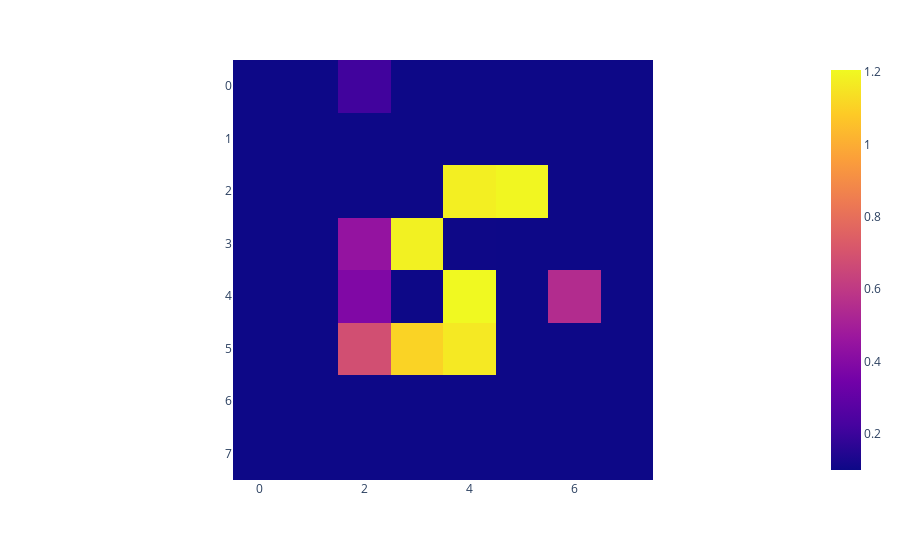

Notebook code for this chart:
### Code cell
px.imshow(G['v'][0,: X.shape[1]].reshape(digits.images[0].shape))

### Figure 1 — Plotly figure (JSON) as saved in the notebook; plotly's stock layout.template omitted (floating-point values rounded to 4 significant figures)
{"data": [{"coloraxis": "coloraxis", "hovertemplate": "x: %{x}<br>y: %{y}<br>color: %{z}<extra></extra>", "name": "0", "type": "heatmap", "xaxis": "x", "yaxis": "y", "z": [[0.1, 0.1, 0.2128, 0.1, 0.1, 0.1, 0.1, 0.1], [0.1, 0.1, 0.1, 0.1, 0.1, 0.1, 0.1, 0.1], [0.1, 0.1, 0.1, 0.1, 1.181, 1.199, 0.1, 0.1], [0.1, 0.1, 0.4442, 1.185, 0.1019, 0.1, 0.1, 0.1], [0.1, 0.1, 0.3876, 0.1, 1.206, 0.1, 0.5495, 0.1], [0.1, 0.1, 0.6821, 1.107, 1.164, 0.1, 0.1, 0.1], [0.1, 0.1, 0.1, 0.1, 0.1, 0.1, 0.1, 0.1], [0.1, 0.1, 0.1, 0.1, 0.1, 0.1, 0.1, 0.1]]}], "layout": {"coloraxis": {"colorscale": [[0, "#0d0887"], [0.1111, "#46039f"], [0.2222, "#7201a8"], [0.3333, "#9c179e"], [0.4444, "#bd3786"], [0.5556, "#d8576b"], [0.6667, "#ed7953"], [0.7778, "#fb9f3a"], [0.8889, "#fdca26"], [1, "#f0f921"]]}, "margin": {"t": 60}, "xaxis": {"anchor": "y", "constrain": "domain", "domain": [0, 1], "scaleanchor": "y"}, "yaxis": {"anchor": "x", "autorange": "reversed", "constrain": "domain", "domain": [0, 1]}}}
